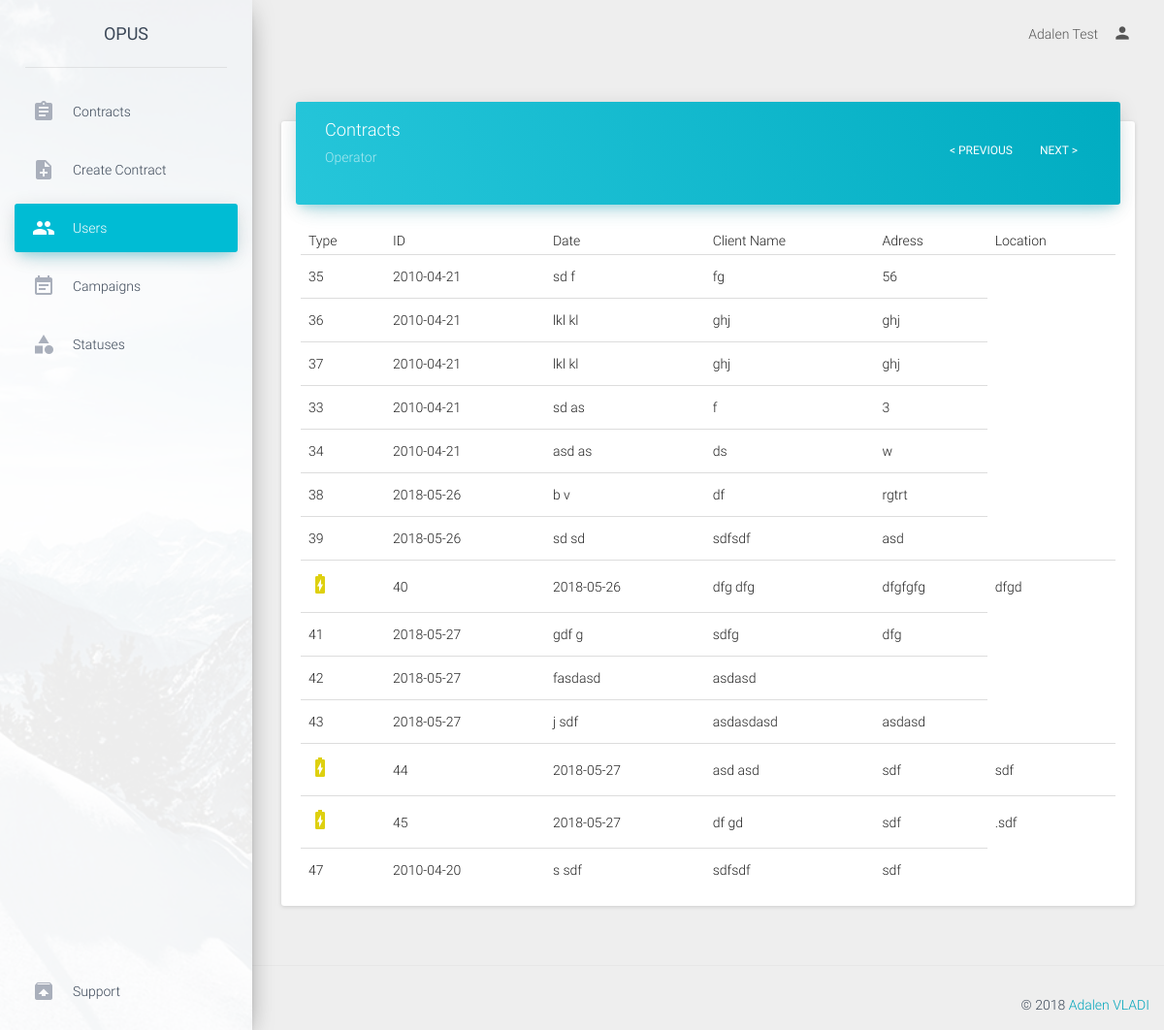
The page /admin/viewUser/6 (signed in) on the database its author committed.
### tables this page shows
CREATE TABLE `contracts` (
  `contract_id` int(11) NOT NULL,
  `contract_type` enum('luce','gas','dual') NOT NULL,
  `proposal_number` varchar(50) NOT NULL,
  `date` date NOT NULL,
  `ugm_cb` enum('true','false') NOT NULL DEFAULT 'false',
  `analisi_cb` enum('true','false') NOT NULL DEFAULT 'false',
  `iniziative_cb` enum('true','false') NOT NULL DEFAULT 'false',
  `toponimo` enum('via') NOT NULL,
  `address` text NOT NULL,
  `civico` varchar(30) NOT NULL,
  `price` varchar(50) NOT NULL,
  `location` varchar(100) NOT NULL,
  `uf_toponimo` enum('via') NOT NULL,
  `uf_address` text NOT NULL,
  `uf_civico` varchar(30) NOT NULL,
  `uf_price` varchar(50) NOT NULL,
  `uf_location` varchar(100) NOT NULL,
  `ddf_toponimo` enum('via') NOT NULL,
  `ddf_address` text NOT NULL,
  `ddf_civico` varchar(30) NOT NULL,
  `ddf_price` varchar(50) NOT NULL,
  `ddf_location` varchar(100) NOT NULL,
  `ubicazione_fornitura` enum('resident','non_resident') NOT NULL,
  `domicillazione_documenti_fatture` enum('residenza','ubicazione_fornitura','altro') NOT NULL,
  `listino` varchar(50) NOT NULL,
  `gas_request_type` varchar(50) NOT NULL,
  `gas_pdr` varchar(50) NOT NULL,
  `gas_fornitore_uscente` varchar(50) NOT NULL,
  `gas_consume_annuo` varchar(50) NOT NULL,
  `gas_tipo_riscaldamento` enum('true','false') NOT NULL,
  `gas_tipo_cottura_acqua` enum('true','false') NOT NULL,
  `gas_remi` varchar(50) NOT NULL,
  `gas_matricola` varchar(50) NOT NULL,
  `luce_request_type` varchar(50) NOT NULL,
  `luce_pod` varchar(50) NOT NULL,
  `luce_fornitore_uscente` varchar(50) NOT NULL,
  `luce_opzione_oraria` varchar(50) NOT NULL,
  `luce_potenza` varchar(50) NOT NULL,
  `luce_tensione` varchar(50) NOT NULL,
  `luce_consume_annuo` varchar(50) NOT NULL,
  `fature_via_email` enum('true','false') NOT NULL,
  `operator` int(11) NOT NULL COMMENT 'user id',
  `status` int(11) NOT NULL DEFAULT '1' COMMENT 'status id',
  `cancellation_reason` varchar(100) NOT NULL,
  `gender` enum('male','female') NOT NULL,
  `rag_sociale` text NOT NULL,
  `first_name` varchar(50) NOT NULL,
  `last_name` varchar(50) NOT NULL,
  `bussines_name` varchar(50) NOT NULL,
  `client_type` enum('personal','intestario','delega') NOT NULL,
  `tel_number` varchar(30) NOT NULL,
  `alt_number` varchar(30) NOT NULL,
  `cel_number` varchar(30) NOT NULL,
  `cel_number2` varchar(30) NOT NULL,
  `cel_number3` varchar(30) NOT NULL,
  `email` varchar(50) NOT NULL,
  `alt_email` varchar(50) NOT NULL,
  `birth_nation` varchar(50) NOT NULL,
  `vat_number` varchar(50) NOT NULL,
  `partita_iva` varchar(50) NOT NULL,
  `birth_date` date NOT NULL,
  `birth_municipality` varchar(50) NOT NULL,
  `delega_first_name` varchar(50) NOT NULL,
  `delega_last_name` varchar(50) NOT NULL,
  `delega_vat_number` varchar(100) NOT NULL,
  `document_type` enum('id_card','passport') NOT NULL,
  `document_number` varchar(100) NOT NULL,
  `document_date` date NOT NULL,
  `iban_code` varchar(50) NOT NULL,
  `iban_accounthoder` varchar(50) NOT NULL,
  `iban_fiscal_code` varchar(50) NOT NULL,
  `payment_type` enum('postal','cc') NOT NULL,
  `note` text NOT NULL,
  `campaign` int(11) NOT NULL COMMENT 'campaign_id',
  `supervisor` int(11) NOT NULL COMMENT 'user_id'
);

### application/controller/admin.php (called while the page is built, shortened)
<?php
class admin extends Controller
{
    public function viewUser($user_id){
        $contracts=$this->model->getContractsByUser($user_id);
        require APP . 'view/admin/header.php';
        require APP . 'view/admin/viewUser.php';
        require APP . 'view/admin/footer.php';
    }
}

### public/index.php (called while the page is built, shortened)
<?php
require APP . 'core/controller.php';
$app = new Application();

### application/core/controller.php (called while the page is built, shortened)
<?php
class Controller
{
    public $db = null;
    private function openDatabaseConnection()
    {
        $options = array(PDO::ATTR_DEFAULT_FETCH_MODE => PDO::FETCH_OBJ, PDO::ATTR_ERRMODE => PDO::ERRMODE_WARNING);
        $this->db = new PDO(DB_TYPE . ':host=' . DB_HOST . ';dbname=' . DB_NAME . ';charset=' . DB_CHARSET, DB_USER, DB_PASS, $options);
    }
    public function loadModel()
    {
        if (isset($_SESSION['role'])) {
            switch ($_SESSION['role']) {
                case 'admin':
                    require APP . 'model/admin.php';
                    break;
            }
        }else{
            require APP . 'model/model.php';
        }
        $this->model = new Model($this->db);
    }
}

### application/model/admin.php (called while the page is built, shortened)
<?php
class Model
{
    function __construct($db)
    {
        try {
            $this->db = $db;
        } catch (PDOException $e) {
            exit('Database connection could not be established.');
        }
    }
    public function getContractsByUser($user_id ){
        $page=(int)(isset($_GET['page'])? $_GET['page']:0);
        $limiter=30;
        $pager=$limiter*$page;
        $sql='SELECT * FROM contracts WHERE operator=:user_id LIMIT :pager, :limiter ';
        $query = $this->db->prepare($sql);
        $query->bindParam(':pager', $pager, PDO::PARAM_INT);
        $query->bindParam(':limiter', $limiter, PDO::PARAM_INT);
        $query->bindParam(':user_id', $user_id, PDO::PARAM_INT);
        $query->execute();
        return $query->fetchAll();
    }
}

### application/view/admin/viewUser.php (the view, shortened to what this page needs)
<div class="content">
    <div class="container-fluid">
        <div class="row">
            <div class="col-md-12">
                <div class="card">
                    <div class="card-header row" data-background-color="blue">
                        <div class="col-md-8">
                            <h4 class="title">Contracts</h4>
                             <p class="category">Operator</p>
                         </div>
                        <div class="col-md-4">
                            <div class="dataTables_paginate paging_full_numbers" id="datatables_paginate" style="float: right;">
                                <ul class="pagination">
                                    <li class="paginate_button page-item next" id="datatables_next">
                                        <a href="<?php if(isset($_GET['page'])){ if($_GET['page']<1){ } else { echo'?page='.($_GET['page']-1); } } else {  } ?>" aria-controls="datatables"  tabindex="0" class="page-link"  >< Previous</a>
                                    </li>
                                    <li class="paginate_button page-item last" id="datatables_last">
                                        <a href="?page=<?=(int)(isset($_GET['page'])? $_GET['page']+1:1);?>" aria-controls="datatables"  tabindex="0" class="page-link">Next ></a>
                                    </li>
                                </ul>
                            </div>
                        </div>
                    </div>
                    <div class="card-content table-responsive">
                        <table class="table table-hover">
                            <thead>
                                <th>Type</th>
                                <th>ID</th>
                                <th>Date</th>
                                <th>Client Name</th>
                                <th>Adress</th>
                                <th>Location</th>
                            </thead>
                            <tbody>
                                <?php
                                    $output='';
                                    foreach ($contracts as $contract) {
                                        $output.='<tr>';
                                                    if ($contract->contract_type=='gas') {
                                                        $output.='<td><i style="color:#ded00f" class="material-icons">battery_charging_full</i></td>';
                                                    }elseif ($contract->contract_type=='electricity') {
                                                        $output.='<td><i style="color:#3885e8" class="material-icons">local_gas_station</i></td>';
                                                    }
                                        $output.='<td>'.$contract->contract_id.'</td>
                                                    <td>'.$contract->date.'</td>
                                                    <td>'.$contract->first_name.' '.$contract->last_name.'</td>
                                                    <td>'.$contract->address.'</td>
                                                    <td>'.$contract->location.'</td>';
                                        $output.='</tr>';
                                    }
                                    echo $output;
                                 ?>
                            </tbody>
                        </table>
                    </div>
                </div>
            </div>
        </div>
    </div>
</div>

### rows shown on the page
contracts: contract_id "35", date "2010-04-21", first_name "sd", last_name "f", address "fg", location "56"
contracts: contract_id "36", date "2010-04-21", first_name "lkl", last_name "kl", address "ghj", location "ghj"
contracts: contract_id "37", date "2010-04-21", first_name "lkl", last_name "kl", address "ghj", location "ghj"
contracts: contract_id "33", date "2010-04-21", first_name "sd", last_name "as", address "f", location "3"
contracts: contract_id "34", date "2010-04-21", first_name "asd", last_name "as", address "ds", location "w"
contracts: contract_id "38", date "2018-05-26", first_name "b", last_name "v", address "df", location "rgtrt"
contracts: contract_id "39", date "2018-05-26", first_name "sd", last_name "sd", address "sdfsdf", location "asd"
contracts: contract_type "gas" (drawn), contract_id "40", date "2018-05-26", first_name "dfg", last_name "dfg", address "dfgfgfg", location "dfgd"
contracts: contract_id "41", date "2018-05-27", first_name "gdf", last_name "g", address "sdfg", location "dfg"
contracts: contract_id "42", date "2018-05-27", last_name "fasdasd", address "asdasd"
contracts: contract_id "43", date "2018-05-27", first_name "j", last_name "sdf", address "asdasdasd", location "asdasd"
contracts: contract_type "gas" (drawn), contract_id "44", date "2018-05-27", first_name "asd", last_name "asd", address "sdf", location "sdf"
contracts: contract_type "gas" (drawn), contract_id "45", date "2018-05-27", first_name "df", last_name "gd", address "sdf", location ".sdf"
contracts: contract_id "47", date "2010-04-20", first_name "s", last_name "sdf", address "sdfsdf", location "sdf"

### other values the page prints
$_SESSION['full_name'] "Adalen Test"
